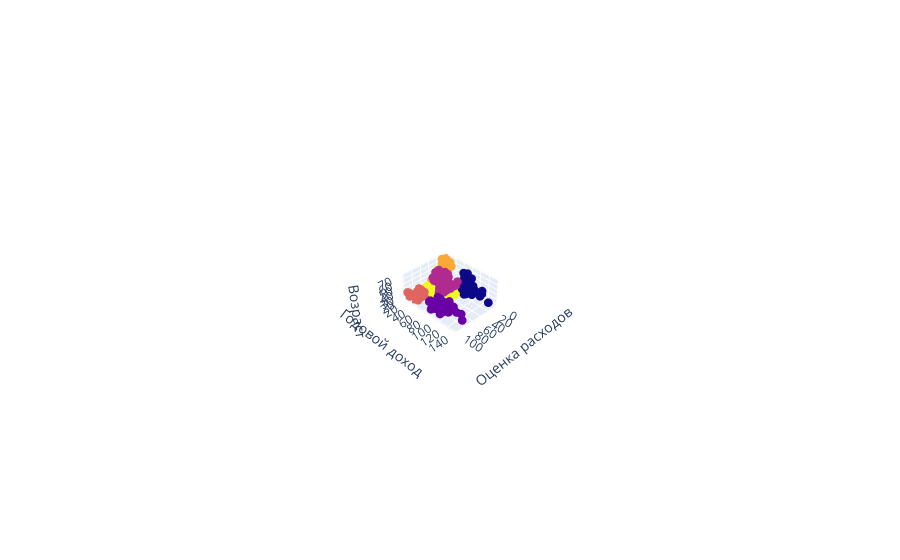

Notebook code cell kept with this figure:
### Code cell
viz_cluster_3d()

### Figure 1 — Plotly figure (JSON) as saved in the notebook; plotly's stock layout.template omitted (floating-point values rounded to 4 significant figures; data arrays with more than 128 entries replaced by an {"elided": "..."} marker saying what was removed)
{"data": [{"marker": {"color": {"elided": "200 int values"}, "size": 3}, "mode": "markers", "type": "scatter3d", "x": {"elided": "200 int values"}, "y": {"elided": "200 int values"}, "z": {"elided": "200 int values"}}], "layout": {"autosize": true, "legend": {"title": {"text": "Кластеры"}}, "scene": {"aspectmode": "auto", "aspectratio": {"x": 1.148, "y": 1.429, "z": 0.6093}, "camera": {"center": {"x": 0, "y": 0, "z": 0}, "eye": {"x": 5.09, "y": 5.09, "z": 5.09}, "projection": {"type": "perspective"}, "up": {"x": 0, "y": 0, "z": 1}}, "xaxis": {"title": {"text": "Оценка расходов"}, "type": "linear"}, "yaxis": {"title": {"text": "Годовой доход"}, "type": "linear"}, "zaxis": {"title": {"text": "Возраст"}, "type": "linear"}}}}
